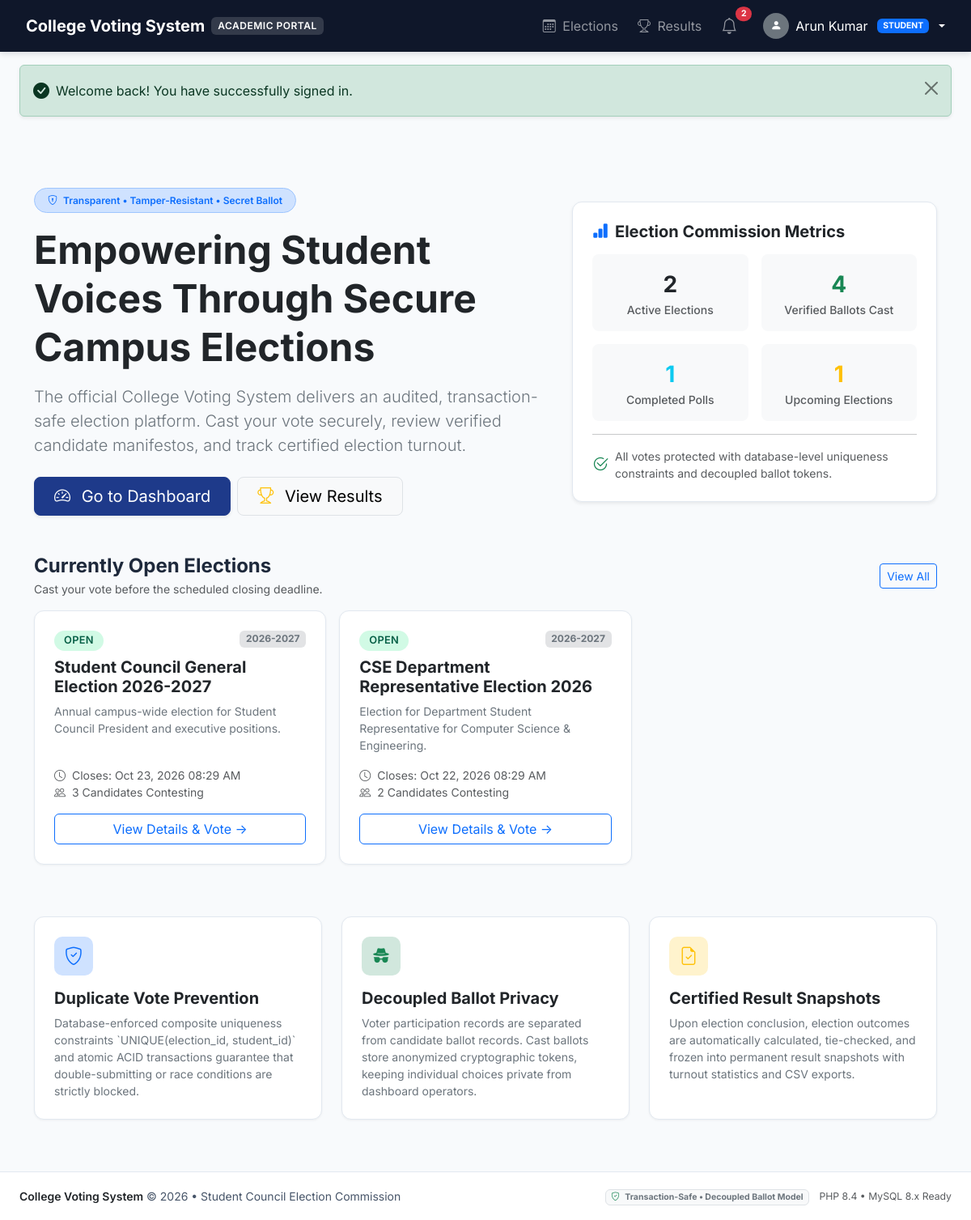
/ (signed in), run on the app's committed database.
### tables this page shows
CREATE TABLE IF NOT EXISTS students (
    id INT AUTO_INCREMENT PRIMARY KEY,
    user_id INT NOT NULL UNIQUE,
    full_name VARCHAR(100) NOT NULL,
    registration_no VARCHAR(50) NOT NULL UNIQUE,
    department_id INT NOT NULL,
    course VARCHAR(50) NOT NULL,
    academic_year INT NOT NULL,
    is_verified TINYINT(1) NOT NULL DEFAULT 0,
    verified_at DATETIME DEFAULT NULL,
    verified_by INT DEFAULT NULL,
    created_at DATETIME NOT NULL DEFAULT CURRENT_TIMESTAMP,
    updated_at DATETIME NOT NULL DEFAULT CURRENT_TIMESTAMP ON UPDATE CURRENT_TIMESTAMP,
    CONSTRAINT fk_student_user FOREIGN KEY (user_id) REFERENCES users(id) ON DELETE CASCADE,
    CONSTRAINT fk_student_dept FOREIGN KEY (department_id) REFERENCES departments(id) ON DELETE RESTRICT,
    CONSTRAINT fk_student_verified_by FOREIGN KEY (verified_by) REFERENCES users(id) ON DELETE SET NULL,
    INDEX idx_student_verified (is_verified),
    INDEX idx_student_dept (department_id),
    INDEX idx_student_year (academic_year)
);

CREATE TABLE IF NOT EXISTS users (
    id INT AUTO_INCREMENT PRIMARY KEY,
    email VARCHAR(150) NOT NULL UNIQUE,
    password_hash VARCHAR(255) NOT NULL,
    role ENUM('admin', 'student') NOT NULL DEFAULT 'student',
    status ENUM('pending', 'active', 'suspended') NOT NULL DEFAULT 'pending',
    created_at DATETIME NOT NULL DEFAULT CURRENT_TIMESTAMP,
    updated_at DATETIME NOT NULL DEFAULT CURRENT_TIMESTAMP ON UPDATE CURRENT_TIMESTAMP,
    INDEX idx_user_role (role),
    INDEX idx_user_status (status)
);

CREATE TABLE IF NOT EXISTS elections (
    id INT AUTO_INCREMENT PRIMARY KEY,
    title VARCHAR(200) NOT NULL,
    description TEXT DEFAULT NULL,
    academic_year VARCHAR(20) NOT NULL,
    election_type ENUM('general', 'departmental', 'club', 'special') NOT NULL DEFAULT 'general',
    start_time DATETIME NOT NULL,
    end_time DATETIME NOT NULL,
    status ENUM('draft', 'scheduled', 'open', 'closed', 'results_published', 'cancelled') NOT NULL DEFAULT 'draft',
    eligibility_type ENUM('all_students', 'by_department', 'by_year') NOT NULL DEFAULT 'all_students',
    created_by INT DEFAULT NULL,
    created_at DATETIME NOT NULL DEFAULT CURRENT_TIMESTAMP,
    updated_at DATETIME NOT NULL DEFAULT CURRENT_TIMESTAMP ON UPDATE CURRENT_TIMESTAMP,
    CONSTRAINT fk_election_creator FOREIGN KEY (created_by) REFERENCES users(id) ON DELETE SET NULL,
    INDEX idx_election_status (status),
    INDEX idx_election_dates (start_time, end_time)
);

### public/index.php (the view, shortened to what the rows shown need)
<?php
require_once __DIR__ . '/../app/includes/auth.php';
require_once __DIR__ . '/../app/includes/functions.php';
require_once __DIR__ . '/../app/repositories/ElectionRepository.php';
$db = Database::getConnection();
$electionRepo = new ElectionRepository($db);
$openElections = $electionRepo->getAll(['status' => 'open']);
require_once __DIR__ . '/../app/includes/header.php';
?>
<div class="container py-4 py-md-5">
    <div class="row align-items-center g-4 py-3 py-lg-4 mb-4">
        <div class="col-lg-7">
            <h1 class="display-5 fw-bold text-dark lh-sm mb-3">
                Empowering Student Voices Through Secure Campus Elections
            </h1>
        </div>
    </div>
    <div class="mb-5">
        <div class="d-flex justify-content-between align-items-center mb-3">
            <div>
                <h2 class="h4 fw-bold mb-1">Currently Open Elections</h2>
            </div>
        </div>
        <?php if (empty($openElections)): ?>
            <div class="card card-academic p-4 text-center text-muted">
                <i class="bi bi-inbox fs-2 mb-2"></i>
                <p class="mb-0">There are currently no active elections open for voting.</p>
            </div>
        <?php else: ?>
            <div class="row g-3">
                <?php foreach (array_slice($openElections, 0, 3) as $el): ?>
                    <div class="col-md-4">
                        <div class="card card-academic h-100 p-3 p-lg-4 d-flex flex-column">
                            <div class="d-flex justify-content-between align-items-start mb-2">
                                <span class="badge badge-status badge-open">Open</span>
                                <span class="badge bg-secondary-subtle text-secondary small"><?= e($el['academic_year']) ?></span>
                            </div>
                            <h5 class="fw-bold mb-2"><?= e($el['title']) ?></h5>
                            <p class="text-secondary small mb-3 flex-grow-1">
                                <?= e(mb_strimwidth((string)$el['description'], 0, 110, '...')) ?>
                            </p>
                            <div class="small text-muted mb-3">
                                <div><i class="bi bi-clock me-1"></i> Closes: <?= format_datetime($el['end_time']) ?></div>
                                <div><i class="bi bi-people me-1"></i> <?= $el['candidate_count'] ?> Candidates Contesting</div>
                            </div>
                            <a href="<?= base_url('election-details.php?id=' . $el['id']) ?>" class="btn btn-outline-primary w-100">
                                View Details & Vote &rarr;
                            </a>
                        </div>
                    </div>
                <?php endforeach; ?>
            </div>
        <?php endif; ?>
    </div>
</div>
<?php require_once __DIR__ . '/../app/includes/footer.php'; ?>

### app/includes/header.php (shortened to what the rows shown need)
<?php
require_once __DIR__ . '/auth.php';
require_once __DIR__ . '/functions.php';
$currentUser = Auth::user();
$isLoggedIn = Auth::check();
$isAdmin = Auth::isAdmin();
$unreadNotifications = 0;
if ($isLoggedIn && $currentUser) {
    try {
        $db = Database::getConnection();
        $stmtNotif = $db->prepare("SELECT COUNT(*) AS cnt FROM notifications WHERE user_id = ? AND is_read = 0");
        $stmtNotif->execute([(int)$currentUser['id']]);
        $unreadNotifications = (int)($stmtNotif->fetch(PDO::FETCH_ASSOC)['cnt'] ?? 0);
    } catch (Exception $e) {
        $unreadNotifications = 0;
    }
}
?>
<!DOCTYPE html>
<html lang="en">
<head>
    <link href="https://cdn.jsdelivr.net/npm/bootstrap@5.3.3/dist/css/bootstrap.min.css" rel="stylesheet">
    <link href="https://cdn.jsdelivr.net/npm/bootstrap-icons@1.11.3/font/bootstrap-icons.css" rel="stylesheet">
    <link href="<?= base_url('assets/css/style.css') ?>" rel="stylesheet">
</head>
<body>
<nav class="navbar navbar-expand-lg navbar-dark app-navbar py-2 sticky-top">
    <div class="container-fluid px-3 px-md-4">
        <div class="collapse navbar-collapse" id="appNav">
            <ul class="navbar-nav ms-auto align-items-center gap-1 gap-lg-2">
                <?php if ($isLoggedIn): ?>
                    <li class="nav-item">
                        <a class="nav-link position-relative px-2" href="<?= base_url('notifications.php') ?>" title="Notifications">
                            <i class="bi bi-bell fs-5"></i>
                            <?php if ($unreadNotifications > 0): ?>
                                <span class="position-absolute top-1 start-100 translate-middle badge rounded-pill bg-danger" style="font-size: 0.65rem;">
                                    <?= $unreadNotifications ?>
                                </span>
                            <?php endif; ?>
                        </a>
                    </li>
                    <li class="nav-item dropdown ms-lg-2">
                        <a class="nav-link dropdown-toggle d-flex align-items-center gap-2 text-white" href="#" role="button" data-bs-toggle="dropdown">
                            <div class="rounded-circle bg-secondary text-white d-flex align-items-center justify-content-center" style="width: 32px; height: 32px; font-size: 0.85rem;">
                                <i class="bi <?= $isAdmin ? 'bi-shield-check' : 'bi-person-fill' ?>"></i>
                            </div>
                            <span class="d-none d-md-inline"><?= e($currentUser['admin']['full_name'] ?? $currentUser['student']['full_name'] ?? $currentUser['email']) ?></span>
                            <span class="badge bg-<?= $isAdmin ? 'danger' : 'primary' ?> text-uppercase ms-1" style="font-size: 0.65rem;">
                                <?= e($currentUser['role']) ?>
                            </span>
                        </a>
                    </li>
                <?php endif; ?>
            </ul>
        </div>
    </div>
</nav>

### data on the page
students: full_name "Arun Kumar"
users: role "STUDENT"
elections: academic_year "2026-2027", title "Student Council General Election 2026-2027", description "Annual campus-wide election for Student Council President and executive positions.", end_time "Oct 23, 2026 08:29 AM", candidate_count "3"
elections: academic_year "2026-2027", title "CSE Department Representative Election 2026", description "Election for Department Student Representative for Computer Science & Engineering.", end_time "Oct 22, 2026 08:29 AM", candidate_count "2"

### other printed values
$unreadNotifications "2"
$flash['message'] "Welcome back! You have successfully signed in."
$stats['open_elections'] "2"
$stats['total_votes'] "4"
$stats['completed_elections'] "1"
$stats['scheduled_elections'] "1"
PHP_MAJOR_VERSION "8"
PHP_MINOR_VERSION "4"
